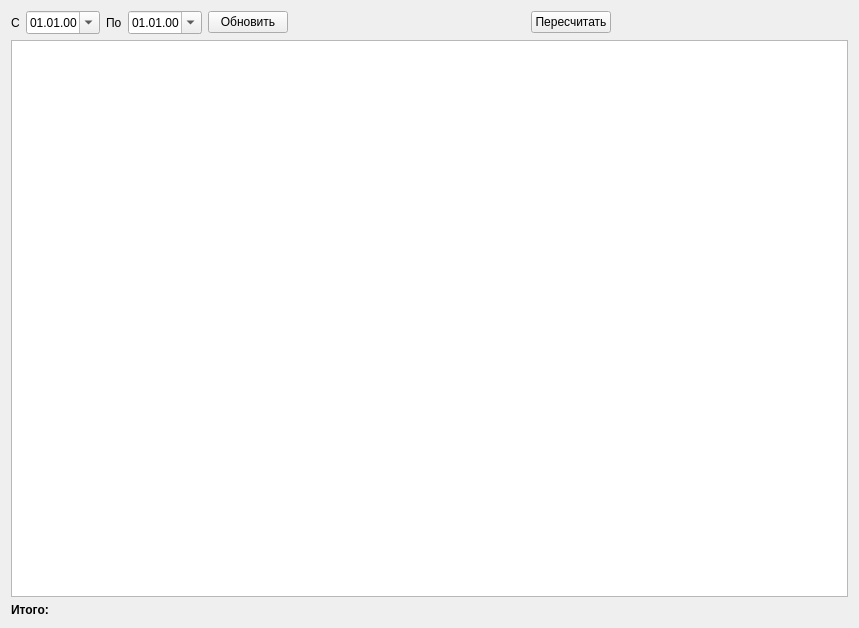
<?xml version="1.0" encoding="UTF-8"?>
<ui version="4.0">
 <class>FormRecalc</class>
 <widget class="QWidget" name="FormRecalc">
  <property name="geometry">
   <rect>
    <x>0</x>
    <y>0</y>
    <width>859</width>
    <height>628</height>
   </rect>
  </property>
  <property name="windowTitle">
   <string>Form</string>
  </property>
  <layout class="QVBoxLayout" name="verticalLayout">
   <item>
    <layout class="QHBoxLayout" name="horizontalLayout">
     <item>
      <widget class="QLabel" name="label">
       <property name="text">
        <string>С</string>
       </property>
      </widget>
     </item>
     <item>
      <widget class="QDateEdit" name="dateEditBeg">
       <property name="displayFormat">
        <string>dd.MM.yy</string>
       </property>
       <property name="calendarPopup">
        <bool>true</bool>
       </property>
      </widget>
     </item>
     <item>
      <widget class="QLabel" name="label_2">
       <property name="text">
        <string>По</string>
       </property>
      </widget>
     </item>
     <item>
      <widget class="QDateEdit" name="dateEditEnd">
       <property name="displayFormat">
        <string>dd.MM.yy</string>
       </property>
       <property name="calendarPopup">
        <bool>true</bool>
       </property>
      </widget>
     </item>
     <item>
      <widget class="QPushButton" name="pushButtonUpd">
       <property name="text">
        <string>Обновить</string>
       </property>
      </widget>
     </item>
     <item>
      <spacer name="horizontalSpacer">
       <property name="orientation">
        <enum>Qt::Horizontal</enum>
       </property>
       <property name="sizeHint" stdset="0">
        <size>
         <width>40</width>
         <height>20</height>
        </size>
       </property>
      </spacer>
     </item>
     <item>
      <widget class="QPushButton" name="pushButtonRecalc">
       <property name="text">
        <string>Пересчитать</string>
       </property>
      </widget>
     </item>
     <item>
      <spacer name="horizontalSpacer_2">
       <property name="orientation">
        <enum>Qt::Horizontal</enum>
       </property>
       <property name="sizeHint" stdset="0">
        <size>
         <width>40</width>
         <height>20</height>
        </size>
       </property>
      </spacer>
     </item>
    </layout>
   </item>
   <item>
    <widget class="TableView" name="tableView"/>
   </item>
   <item>
    <widget class="QLabel" name="labelSum">
     <property name="font">
      <font>
       <weight>75</weight>
       <bold>true</bold>
      </font>
     </property>
     <property name="text">
      <string>Итого:</string>
     </property>
    </widget>
   </item>
  </layout>
 </widget>
 <customwidgets>
  <customwidget>
   <class>TableView</class>
   <extends>QTableView</extends>
   <header>tableview.h</header>
  </customwidget>
 </customwidgets>
 <resources/>
 <connections/>
</ui>
